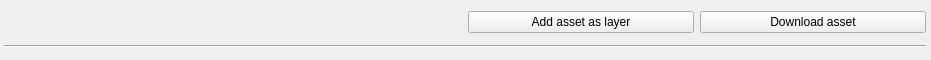
<?xml version="1.0" encoding="UTF-8"?>
<ui version="4.0">
 <class>AssetWidget</class>
 <widget class="QWidget" name="AssetWidget">
  <property name="geometry">
   <rect>
    <x>0</x>
    <y>0</y>
    <width>931</width>
    <height>60</height>
   </rect>
  </property>
  <property name="sizePolicy">
   <sizepolicy hsizetype="Expanding" vsizetype="Fixed">
    <horstretch>0</horstretch>
    <verstretch>0</verstretch>
   </sizepolicy>
  </property>
  <property name="maximumSize">
   <size>
    <width>16777215</width>
    <height>222</height>
   </size>
  </property>
  <property name="windowTitle">
   <string>Asset</string>
  </property>
  <layout class="QVBoxLayout" name="verticalLayout">
   <property name="leftMargin">
    <number>4</number>
   </property>
   <property name="topMargin">
    <number>5</number>
   </property>
   <property name="rightMargin">
    <number>5</number>
   </property>
   <property name="bottomMargin">
    <number>5</number>
   </property>
   <item>
    <layout class="QGridLayout" name="gridLayout" columnminimumwidth="5,5,5,5">
     <property name="sizeConstraint">
      <enum>QLayout::SetDefaultConstraint</enum>
     </property>
     <item row="0" column="3">
      <widget class="QPushButton" name="download_btn">
       <property name="toolTip">
        <string>&lt;html&gt;&lt;head/&gt;&lt;body&gt;&lt;p&gt;Download the item asset into the filesystem. The asset can be loaded after download is finished if the related plugin setting is enabled.&lt;/p&gt;&lt;/body&gt;&lt;/html&gt;</string>
       </property>
       <property name="text">
        <string>Download asset</string>
       </property>
      </widget>
     </item>
     <item row="0" column="1">
      <widget class="QLabel" name="type_la">
       <property name="text">
        <string/>
       </property>
       <property name="wordWrap">
        <bool>true</bool>
       </property>
      </widget>
     </item>
     <item row="0" column="2">
      <widget class="QPushButton" name="load_btn">
       <property name="toolTip">
        <string>Load asset as a layer</string>
       </property>
       <property name="text">
        <string>Add asset as layer</string>
       </property>
      </widget>
     </item>
     <item row="0" column="0">
      <widget class="QLabel" name="title_la">
       <property name="text">
        <string/>
       </property>
       <property name="wordWrap">
        <bool>true</bool>
       </property>
      </widget>
     </item>
    </layout>
   </item>
   <item>
    <widget class="Line" name="line">
     <property name="orientation">
      <enum>Qt::Horizontal</enum>
     </property>
    </widget>
   </item>
  </layout>
 </widget>
 <resources/>
 <connections/>
</ui>
